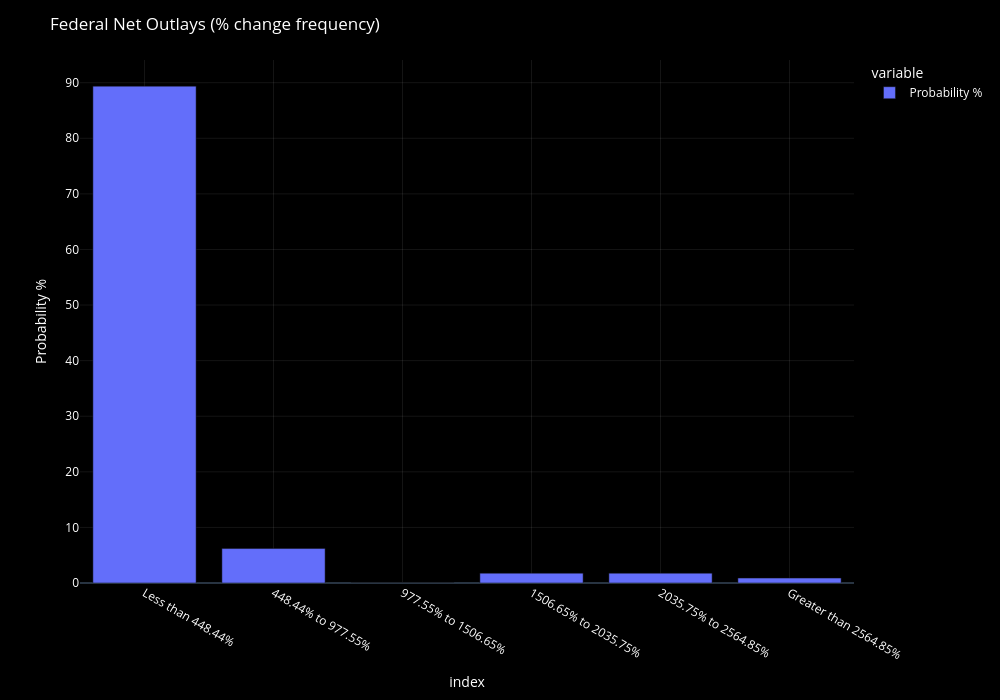

The code cell stored with this chart in its notebook:
### Code cell
fig = plot_df_chart(
    freq_table[['Probability %']],
    chart_title = f'{DICT[INDICATOR]['title']} (% change frequency)',
    chart_type = "bar",
    yaxis_title = "Probability %",
    width=1000,
    height=700,
    show_rangeslider=False
)

### Figure 1 — Plotly figure (JSON) as saved in the notebook; plotly's stock layout.template omitted (floating-point values rounded to 4 significant figures)
{"data": [{"hovertemplate": "<b>%{fullData.name}</b><br>%{y:.2f}<extra></extra>", "legendgroup": "Probability %", "marker": {"color": "#636efa", "pattern": {"shape": ""}}, "name": "Probability %", "orientation": "v", "showlegend": true, "textposition": "auto", "type": "bar", "x": ["Less than 448.44%", "448.44% to 977.55%", "977.55% to 1506.65%", "1506.65% to 2035.75%", "2035.75% to 2564.85%", "Greater than 2564.85%"], "xaxis": "x", "y": [89.38, 6.195, 0.0, 1.77, 1.77, 0.885], "yaxis": "y"}], "layout": {"barmode": "relative", "dragmode": "zoom", "font": {"color": "white", "size": 12}, "height": 700, "legend": {"bgcolor": "rgba(0,0,0,0)", "itemclick": "toggle", "itemdoubleclick": "toggleothers", "title": {"text": "variable"}, "tracegroupgap": 0}, "margin": {"t": 60}, "paper_bgcolor": "black", "plot_bgcolor": "black", "title": {"text": "Federal Net Outlays (% change frequency)"}, "width": 1000, "xaxis": {"anchor": "y", "domain": [0, 1], "gridcolor": "rgba(255,255,255,0.08)", "rangeslider": {"visible": false}, "showgrid": true, "title": {"text": "index"}}, "yaxis": {"anchor": "x", "domain": [0, 1], "fixedrange": false, "gridcolor": "rgba(255,255,255,0.08)", "showgrid": true, "title": {"text": "Probability %"}}}}
